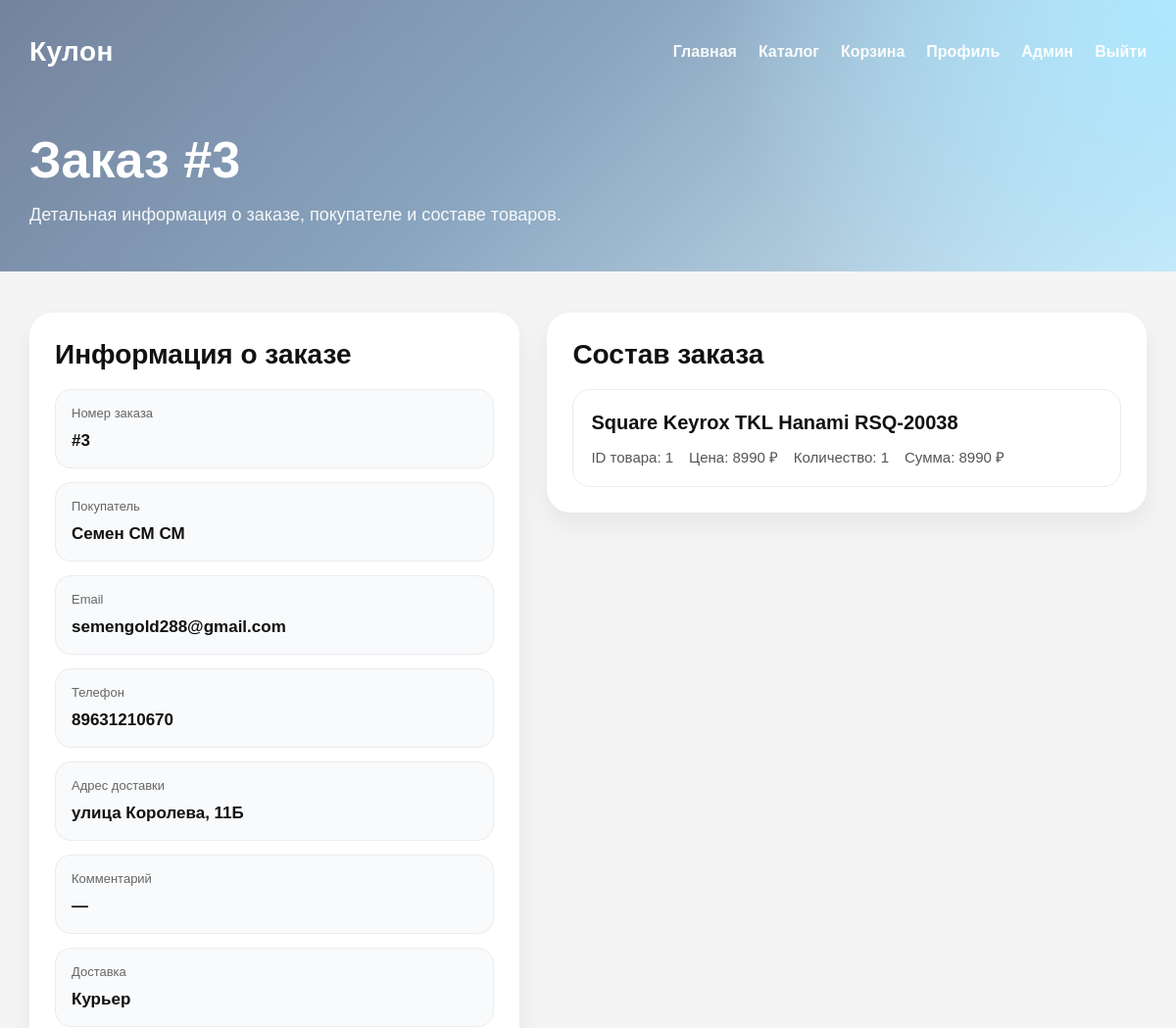
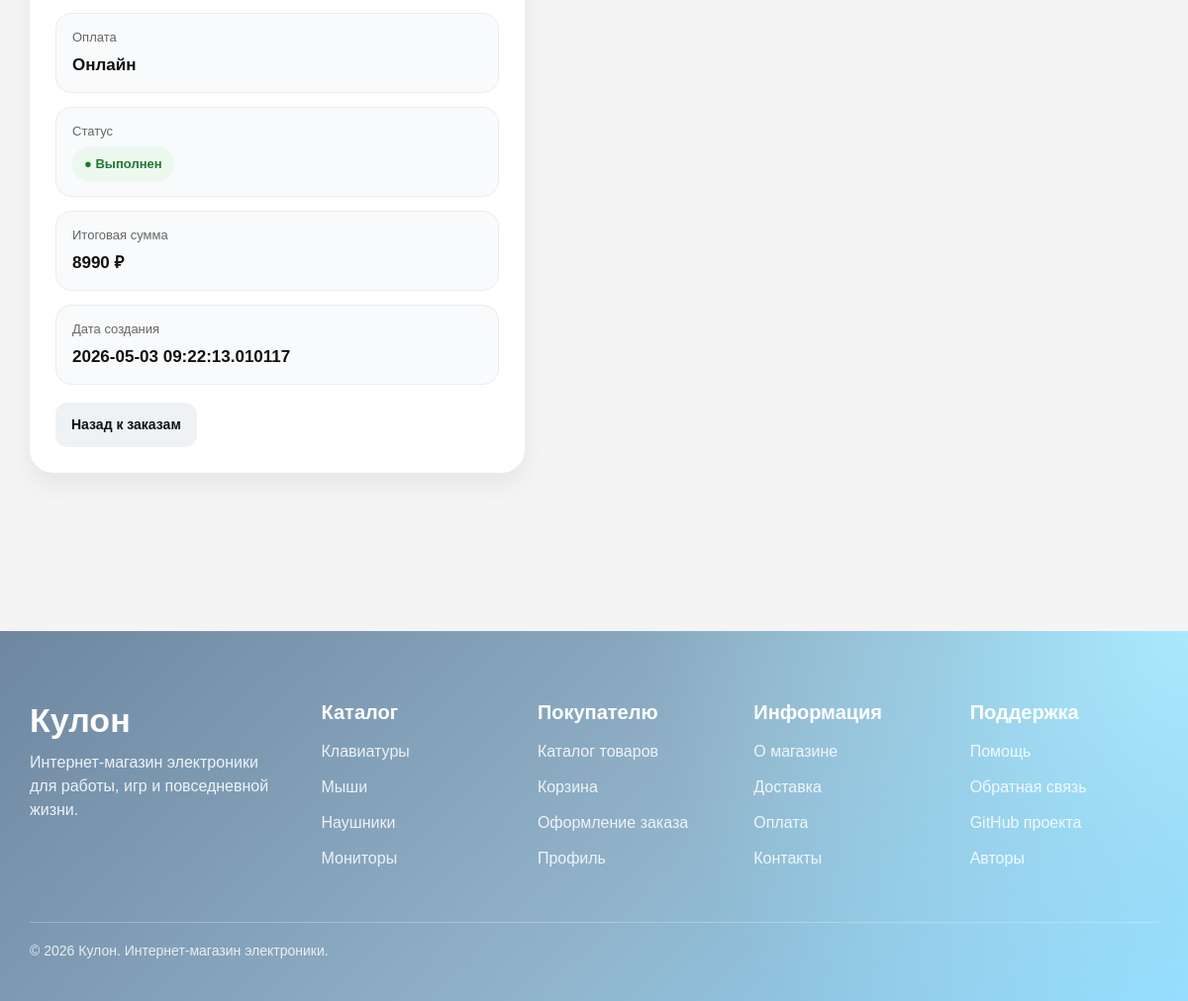
/order/3 (signed in), run on the app's committed database (2 pictures, top to bottom).
### models.py (models this page shows, shortened)
class Order(db.Model):
    __tablename__ = "orders"
    id = db.Column(db.Integer, primary_key=True)
    user_id = db.Column(
        db.Integer,
        db.ForeignKey("users.id"),
        nullable=False,
    )
    customer_name = db.Column(db.String(255), nullable=False)
    customer_email = db.Column(db.String(255), nullable=False)
    phone = db.Column(db.String(255), nullable=True)
    address = db.Column(db.Text, nullable=False)
    comment = db.Column(db.Text, nullable=True)
    delivery_type = db.Column(db.String(100), nullable=False)
    payment_type = db.Column(db.String(100), nullable=False)
    total_amount = db.Column(db.Integer, nullable=False)
    status = db.Column(db.String(100), nullable=False, default="new")
    created_at = db.Column(db.DateTime, default=datetime.utcnow, nullable=False)
    items = db.relationship(
        "OrderItem",
        backref="order",
        lazy=True,
        cascade="all, delete-orphan",
    )

class OrderItem(db.Model):
    __tablename__ = "order_items"
    id = db.Column(db.Integer, primary_key=True)
    order_id = db.Column(
        db.Integer,
        db.ForeignKey("orders.id"),
        nullable=False,
    )
    product_id = db.Column(
        db.Integer,
        db.ForeignKey("products.id"),
        nullable=False,
    )
    product_name = db.Column(db.String(255), nullable=False)
    price = db.Column(db.Integer, nullable=False)
    quantity = db.Column(db.Integer, nullable=False, default=1)

### app.py (the view)
@app.route("/order/<int:order_id>")
def order_detail(order_id):
    current_user = get_current_user()
    if current_user is None:
        return redirect(url_for("login"))
    order = get_order_by_id(order_id)
    if order is None:
        abort(404)
    if not current_user.is_admin and order["user_id"] != current_user.id:
        return redirect(url_for("profile"))
    items = get_order_items(order_id)
    return render_template(
        "order_detail.html",
        order=order,
        items=items,
    )

### app.py (called while the page is built)
def get_current_user():
    user_id = session.get("user_id")
    if not user_id:
        return None
    return get_user_by_id(user_id)

@app.context_processor
def inject_current_user():
    return {
        "current_user": get_current_user()
    }

### models_orders.py (called while the page is built)
def get_order_by_id(order_id):
    order = db.session.get(Order, order_id)
    if order is None:
        return None
    return {
        "id": order.id,
        "user_id": order.user_id,
        "customer_name": order.customer_name,
        "customer_email": order.customer_email,
        "phone": order.phone,
        "address": order.address,
        "comment": order.comment,
        "delivery_type": order.delivery_type,
        "payment_type": order.payment_type,
        "total_amount": order.total_amount,
        "status": order.status,
        "created_at": order.created_at,
    }

def get_order_items(order_id):
    items = (
        db.session.query(
            OrderItem.id,
            OrderItem.order_id,
            OrderItem.product_id,
            OrderItem.product_name,
            OrderItem.price,
            OrderItem.quantity,
            (OrderItem.price * OrderItem.quantity).label("subtotal"),
        )
        .filter(OrderItem.order_id == order_id)
        .order_by(OrderItem.id.asc())
        .all()
    )
    result = []
    for item in items:
        result.append({
            "id": item.id,
            "order_id": item.order_id,
            "product_id": item.product_id,
            "product_name": item.product_name,
            "price": item.price,
            "quantity": item.quantity,
            "subtotal": item.subtotal,
        })
    return result

### models_users.py (called while the page is built)
def get_user_by_id(user_id):
    return User.query.get(user_id)

### templates/order_detail.html (shortened to what this page needs)
{% extends "base.html" %}
{% block hero %}
<div class="page-hero">
  <h1 class="page-title">Заказ #{{ order.id }}</h1>
  <p class="page-subtitle">
    Детальная информация о заказе, покупателе и составе товаров.
  </p>
</div>
{% endblock %}
{% block content %}
<section class="order-page">
  <div class="container">
    <section class="order-layout">
      <section class="order-card">
        <h2 class="section-title">Информация о заказе</h2>
        <div class="info-list">
          <div class="info-row">
            <div class="info-label">Номер заказа</div>
            <div class="info-value">#{{ order.id }}</div>
          </div>
          <div class="info-row">
            <div class="info-label">Покупатель</div>
            <div class="info-value">{{ order.customer_name }}</div>
          </div>
          <div class="info-row">
            <div class="info-label">Email</div>
            <div class="info-value">{{ order.customer_email }}</div>
          </div>
          <div class="info-row">
            <div class="info-label">Телефон</div>
            <div class="info-value">
              {% if order.phone %}
                {{ order.phone }}
              {% else %}
                —
              {% endif %}
            </div>
          </div>
          <div class="info-row">
            <div class="info-label">Адрес доставки</div>
            <div class="info-value">{{ order.address }}</div>
          </div>
          <div class="info-row">
            <div class="info-label">Комментарий</div>
            <div class="info-value">
              {% if order.comment %}
                {{ order.comment }}
              {% else %}
                —
              {% endif %}
            </div>
          </div>
          <div class="info-row">
            <div class="info-label">Доставка</div>
            <div class="info-value">
              {% if order.delivery_type == "courier" %}
                Курьер
              {% elif order.delivery_type == "pickup" %}
                Самовывоз
              {% else %}
                {{ order.delivery_type }}
              {% endif %}
            </div>
          </div>
          <div class="info-row">
            <div class="info-label">Оплата</div>
            <div class="info-value">
              {% if order.payment_type == "online" %}
                Онлайн
              {% elif order.payment_type == "cash" %}
                При получении
              {% else %}
                {{ order.payment_type }}
              {% endif %}
            </div>
          </div>
          <div class="info-row">
            <div class="info-label">Статус</div>
            <div class="info-value">
              {% if order.status == "done" %}
                <span class="status status-done">● Выполнен</span>
              {% elif order.status == "processing" %}
                <span class="status status-process">● В обработке</span>
              {% else %}
                <span class="status status-new">● Новый</span>
              {% endif %}
            </div>
          </div>
          <div class="info-row">
            <div class="info-label">Итоговая сумма</div>
            <div class="info-value">{{ order.total_amount }} ₽</div>
          </div>
          <div class="info-row">
            <div class="info-label">Дата создания</div>
            <div class="info-value">{{ order.created_at }}</div>
          </div>
        </div>
        {% if current_user and current_user.is_admin %}
          <a href="/admin/orders" class="back-link">Назад к заказам</a>
        {% else %}
          <a href="/profile" class="back-link">Назад в профиль</a>
        {% endif %}
      </section>
      <section class="items-card">
        <h2 class="section-title">Состав заказа</h2>
        {% if items %}
          <div class="items-list">
            {% for item in items %}
              <article class="item-row">
                <div class="item-name">{{ item.product_name }}</div>
                <div class="item-meta">
                  <span>ID товара: {{ item.product_id }}</span>
                  <span>Цена: {{ item.price }} ₽</span>
                  <span>Количество: {{ item.quantity }}</span>
                  <span>Сумма: {{ item.subtotal }} ₽</span>
                </div>
              </article>
            {% endfor %}
          </div>
        {% else %}
          <div class="empty-items">
            В этом заказе нет товаров.
          </div>
        {% endif %}
      </section>
    </section>
  </div>
</section>
{% endblock %}

### templates/base.html (style rules this page uses)
* { box-sizing: border-box; margin: 0; padding: 0; }
html { scroll-behavior: smooth; }
body { font-family: Arial, Helvetica, sans-serif; background: #f4f4f4; color: #111; line-height: 1.5; }
a { text-decoration: none; color: inherit; }
.container { width: min(1180px, calc(100% - 40px)); margin: 0 auto; padding-left: 0; padding-right: 0; }
.page-hero { padding: 48px 0 10px; }
.page-title { font-size: clamp(34px, 5vw, 52px); font-weight: 900; margin-bottom: 12px; color: white; }
.page-subtitle { font-size: 18px; max-width: 760px; color: rgba(255, 255, 255, 0.92); margin-bottom: 0; }

### templates/order_detail.html (style rules this page uses)
.order-page { padding: 42px 0 80px; }
.order-layout { display: grid; grid-template-columns: 0.9fr 1.1fr; gap: 28px; align-items: start; }
.order-card, .items-card { background: white; border-radius: 24px; box-shadow: 0 12px 26px rgba(0, 0, 0, 0.06); padding: 26px; }
.section-title { font-size: 28px; font-weight: 800; margin-bottom: 18px; }
.info-list { display: flex; flex-direction: column; gap: 14px; }
.info-row { padding: 14px 16px; border-radius: 16px; background: #f8fafc; border: 1px solid #ececec; }
.info-label { font-size: 13px; color: #666; margin-bottom: 6px; }
.info-value { font-size: 17px; font-weight: 700; word-break: break-word; }
.status { display: inline-flex; align-items: center; gap: 8px; border-radius: 999px; padding: 8px 12px; font-size: 13px; font-weight: 700; }
.status-done { background: #edf8ef; color: #207a35; }
.items-list { display: flex; flex-direction: column; gap: 16px; }
.item-row { border: 1px solid #ececec; border-radius: 18px; padding: 18px; background: #fff; }
.item-name { font-size: 20px; font-weight: 800; margin-bottom: 10px; }
.item-meta { display: flex; flex-wrap: wrap; gap: 16px; color: #555; font-size: 15px; }
.back-link { display: inline-flex; align-items: center; justify-content: center; padding: 12px 16px; border-radius: 12px; background: #eef2f5; color: #111; font-size: 14px; font-weight: 700; margin-top: 18px; transition: 0.2s ease; }

### data on the page
Order: customer_name "Семен СМ СМ", customer_email "semengold288@gmail.com", phone "89631210670", address "улица Королева, 11Б", total_amount "8990", created_at "2026-05-03 09:22:13.010117"
OrderItem: product_name "Square Keyrox TKL Hanami RSQ-20038", product_id "1", price "8990", quantity "1", subtotal "8990"

### other printed values
{{ order.id }} "3"
